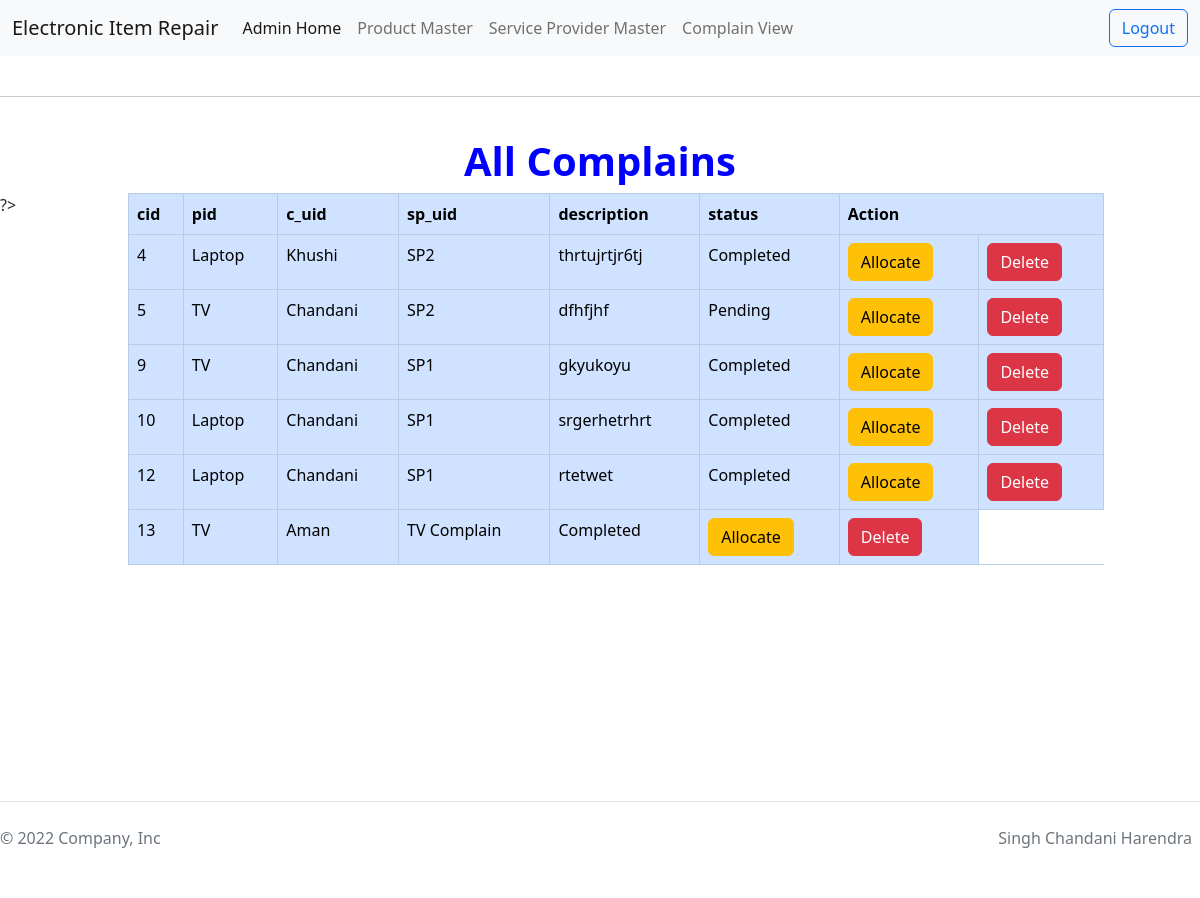
Page /A2Q1/complainView.php?typeOfUser=Admin (signed in) on the committed database.
### tables this page shows
CREATE TABLE `eir_complain` (
  `cid` int(5) NOT NULL,
  `pid` int(5) NOT NULL,
  `c_uid` int(5) NOT NULL,
  `sp_uid` int(5) NOT NULL,
  `description` varchar(100) NOT NULL,
  `status` enum('New','Pending','Completed') NOT NULL DEFAULT 'New'
);

CREATE TABLE `eir_product` (
  `pid` int(5) NOT NULL,
  `name` varchar(30) NOT NULL,
  `description` varchar(100) NOT NULL,
  `photo` varchar(100) DEFAULT NULL
);

CREATE TABLE `eir_user` (
  `uid` int(5) NOT NULL,
  `name` varchar(30) NOT NULL,
  `password` varchar(30) NOT NULL,
  `age` int(3) NOT NULL,
  `phone` varchar(10) NOT NULL,
  `photo` varchar(100) NOT NULL,
  `typeofuser` varchar(30) NOT NULL
);

### A2Q1/complainView.php (the view, shortened to what this page needs)
<?php
include_once("header.php");
if($_GET['typeOfUser'] == 'Admin'){
    $tou = 'Admin';
}
elseif($_GET['typeOfUser'] == 'Service Provider'){
    $tou = 'Service Provider';
}
elseif($_GET['typeOfUser'] == 'Customer'){
    $tou = 'Customer';
}
$con = mysqli_connect('localhost','root','','chandani');
$uid = $_SESSION['uid'];
?>
    <br>
    <hr>
    <br>
    <div class="container-fluid" style="height:80vh">
        <div class="row tableRow">
            <?php if($tou == 'Customer'){ ?>
                <h1 class="title">All Complains Raise by <?php echo $_SESSION['name'];?></h1>
            <?php }elseif($tou == 'Admin'){ ?>
                <h1 class="title">All Complains</h1>
            <?php }elseif($tou == 'Service Provider'){ ?>
                <h1 class="title">All Complains Allocated to <?php echo $_SESSION['name'];?></h1>
            <?php } ?> ?>
            <div class="col-md-1"></div>
            <div class="col-md-10">
                <table class="table table-hover table-primary table-bordered">
                <thaed>
                        <tr>
                            <td class="head">cid</td>
                            <td class="head">pid</td>
                            <?php if($tou != 'Customer'){ ?>
                                <td class="head">c_uid</td>
                            <?php } ?>
                            <?php if($tou == 'Admin' || $tou == 'Customer'){ ?>
                                <td class="head">sp_uid</td>
                            <?php } ?>
                            <td class="head">description</td>
                            <td class="head">status</td>
                            <?php if($tou != 'Customer'){ ?>
                                <td class="head" colspan="2">Action</td>
                            <?php } ?>
                        </tr>
                    </thaed>
                    <tbody>
                        <?php
                            if($tou == 'Admin')
                            {
                                $result = mysqli_query($con,"select * from eir_complain");
                            }
                            elseif($tou == 'Service Provider'){
                                $result = mysqli_query($con,"select * from eir_complain where sp_uid = $uid");
                            }
                            elseif($tou == 'Customer'){
                                $result = mysqli_query($con,"select * from eir_complain where c_uid = $uid");
                            }
                            while($row = mysqli_fetch_assoc($result)){
                                ?>
                                <tr>
                                    <td><?php echo $row['cid']?></td>
                                    <?php $pid = $row['pid']; ?>
                                    <?php $result2 = mysqli_query($con,"select * from eir_product where pid = $pid");
                                    while($row2 = mysqli_fetch_assoc($result2)){
                                    ?>
                                    <td><?php echo $row2['name']?></td>
                                    <?php } ?>
                                    <?php if($tou != 'Customer'){ ?>
                                    <?php $c_uid = $row['c_uid']; ?>
                                    <?php $result2 = mysqli_query($con,"select * from eir_user where uid = $c_uid");
                                    while($row2 = mysqli_fetch_assoc($result2)){
                                    ?>
                                    <td><?php echo $row2['name']?></td>
                                    <?php } }?>
                                    <?php if($tou == 'Admin' || $tou == 'Customer'){ ?>
                                    <?php
                                    $sp_uid = $row['sp_uid'];
                                    if($sp_uid != 0){
                                    ?>
                                    <?php $result2 = mysqli_query($con,"select * from eir_user where uid = $sp_uid");
                                    while($row2 = mysqli_fetch_assoc($result2)){
                                    ?>
                                        <td><?php echo $row2['name']?></td>
                                    <?php } }
                                    else{
                                    ?>
                                        <td>No Allocated</td>
                                    <?php
                                    } }?>
                                    <td><?php echo $row['description']?></td>
                                    <td><?php echo $row['status']?></td>
                                    <?php if($tou == 'Admin'){ ?>
                                        <td><a href="complainEdit.php?typeOfUser=Admin&action=edit&eid=<?php echo $row['cid']?>"><button class="btn btn-warning">Allocate</button></a></td>
                                        <td><a href="complainView.php?typeOfUser=Admin&action=delete&did=<?php echo $row['cid']?>"><button class="btn btn-danger">Delete</button></a></td>
                                    <?php } ?>
                                </tr>
                                <?php
                            }
                        ?>
                    </tbody>
                </table>
            </div>
        </div>
    </div>
<?php
include_once("footer.php");
?>

### A2Q1/css/style.css (style rules this page uses)
.title { text-align: center; font-weight: bold; color:blue; }
tr .head { font-weight: bold; }

### rows in the picture
eir_complain: cid "4", description "thrtujrtjr6tj", status "Completed"
eir_product: name "Laptop"
eir_user: name "Khushi"
eir_user: name "SP2"
eir_complain: cid "5", description "dfhfjhf", status "Pending"
eir_product: name "TV"
eir_user: name "Chandani"
eir_complain: cid "9", description "gkyukoyu", status "Completed"
eir_user: name "SP1"
eir_complain: cid "10", description "srgerhetrhrt", status "Completed"
eir_complain: cid "12", description "rtetwet", status "Completed"
eir_complain: cid "13", description "TV Complain", status "Completed"
eir_user: name "Aman"
